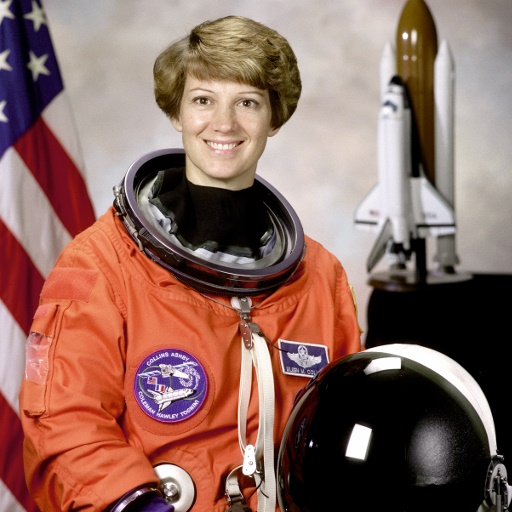
#> input picture Chapter 02. 필터와 특징/image.jpg, 512 x 512 px
$ jupyter execute --allow-errors ' 필터와 특징.ipynb'
#> lines starting #> are read from the running program, lines starting #| are printed output that depends on the picture
## 📸 필터와 특징
### 필터링이란?:
임의의 함수를 적용하여 이미지를 향상 시킴 → 이미지 행렬 X 커널의 합성곱
#### 가우시안 블러
수정해야하는 픽셀은 커널에서 가장 높은 가중치를 가지며, 멀리 있는 픽셀에 대해 가중치가 감소

[cell 1]
from PIL import Image
from PIL import ImageFilter

[cell 2]
img = Image.open("image.jpg")
#> img is the input picture: PIL image 512x512 RGB; mean R, G, B 141.6, 105.8, 96.5
blur_img = img.filter(ImageFilter.GaussianBlur(5))
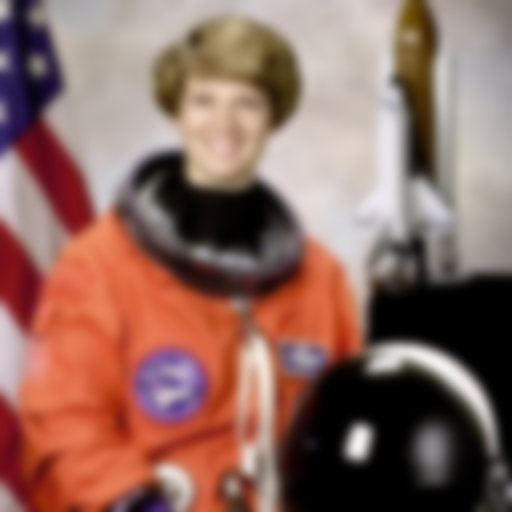
#> blur_img: PIL image 512x512 RGB; mean R, G, B 141.6, 105.8, 96.5
blur_img.show()

[cell 3]
from skimage import io
from skimage import filters

[cell 4]
img = io.imread("image.jpg")
out = filters.gaussian(img, sigma=5)
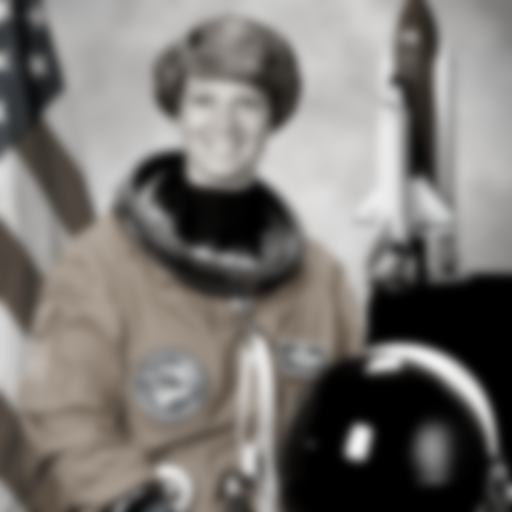
#> out: shape (512, 512, 3) float64; mean R, G, B 0.477, 0.463, 0.449
io.imshow(out)
io.show()

#### 중간값 필터

[cell 5]
img = Image.open("image.jpg")
blur_img = img.filter(ImageFilter.MedianFilter(7))
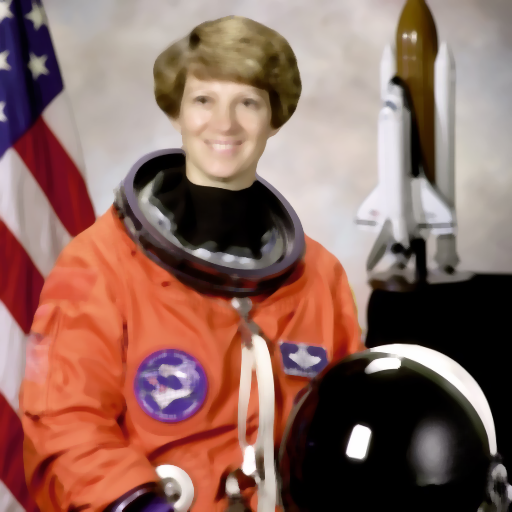
#> blur_img: PIL image 512x512 RGB; mean R, G, B 141.6, 105.5, 96.2
blur_img.show()

[cell 6]
from skimage.morphology import disk
from skimage import color
from skimage import filters

[cell 7]
img = io.imread("image.jpg")
img = color.rgb2gray(img)
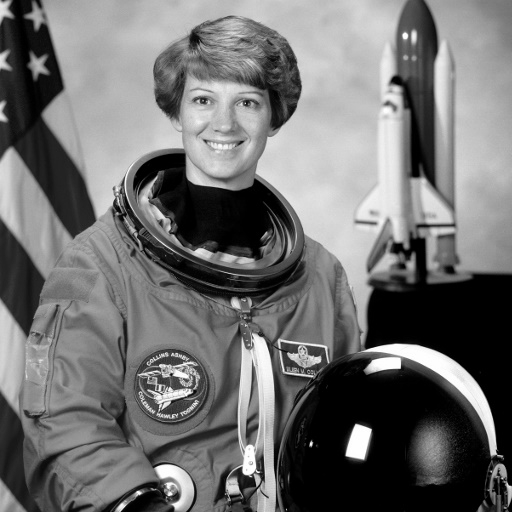
#> img: shape (512, 512) float64; min 0, max 1, mean 0.442
out = filters.median(img,disk(7))
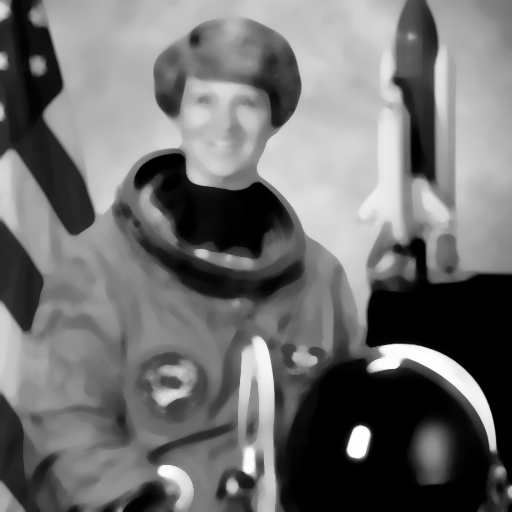
#> out: shape (512, 512) float64; min 0, max 0.996, mean 0.441
io.imshow(out)
io.show()

### 팽창과 침식
Morphology 연산을 토대로 이미지의 전체 구조는 유지하면서 이미지를 처리함
⚠ Unsupported dtype error
####  침식
* 노이즈 제거

[cell 8]
from skimage import morphology
from skimage import io

[cell 9]
img = io.imread("image.png")
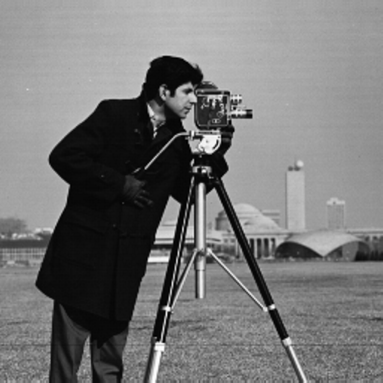
#> input picture Chapter 02. 필터와 특징/image.png, 383 x 383 px
#> img is the input picture: shape (383, 383, 4); mean R, G, B, A 118.3, 118.3, 118.3, 255
eroded_img = morphology.binary_erosion(img)
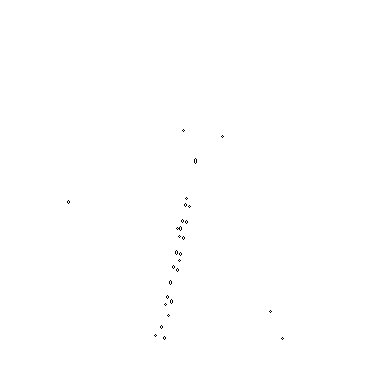
#> eroded_img: shape (383, 383, 4) bool; mean R, G, B, A 0.999, 0.999, 0.999, 1; transparent parts drawn white
io.imshow(eroded_img)
io.show()

#### 팽창
* 틈/구멍을 메우고 싶을 때 사용

[cell 10]
from skimage import morphology
from skimage import io

[cell 11]
img = io.imread("image.jpg")
dilated_img = morphology.binary_dilation(img)
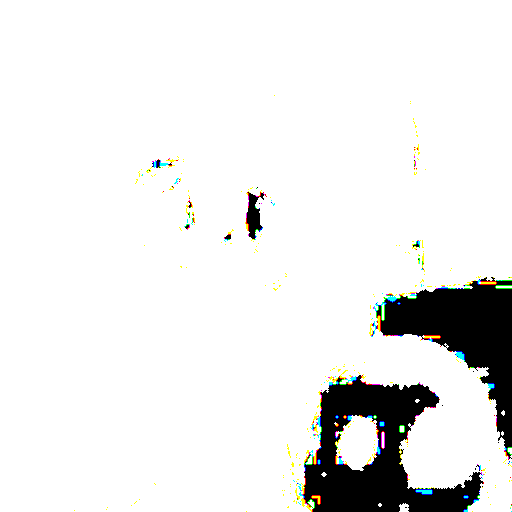
#> dilated_img: shape (512, 512, 3) bool; mean R, G, B 0.914, 0.915, 0.912
io.imshow(dilated_img)
io.show()

### 커스텀 필터

[cell 12]
from PIL import ImageFilter
from PIL import Image

[cell 13]
img = Image.open("image.jpg")
img = img.convert("L")
#> img: PIL image 512x512 L

new_img = img.filter(ImageFilter.Kernel((3,3),[1,0,-1,5,0,-5,1,0,1]))
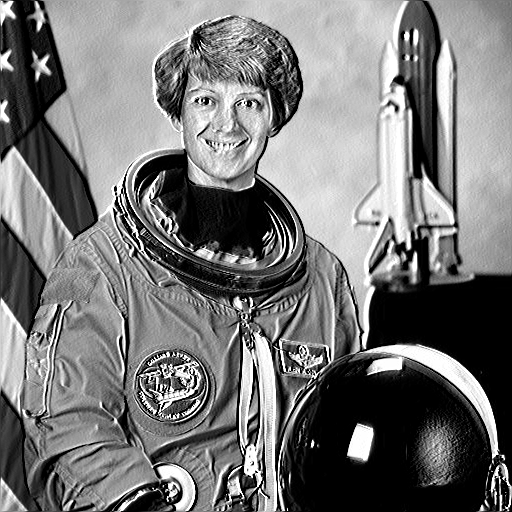
#> new_img: PIL image 512x512 L; min 0, max 255, mean 117.9
new_img.show()

### 이미지 임계 처리
색상 값을 흰색 또는 검은색으로 변경하는 것을 의미

[cell 14]
from skimage.filters import threshold_otsu,threshold_local
from skimage.color import rgb2gray

#> (a cell that did not finish here is left out)

#### 연습문제

#> (a cell that did not finish here is left out)

### 에지 검출
구조와 물체 경계에 대해 알 수 있으며, 픽셀 값의 변화를 찾는 방법.
#### 소벨 에지 검출기
큰 크기의 Gradient value를 갖는 픽셀을 찾는 것(변화가 큰 값) → 에지의 픽셀 값은 이웃 픽셀과 달리 크게 변화하기 때문.

[cell 17]
from skimage import io
from skimage import filters
from skimage import color

[cell 18]
img = io.imread("image.jpg")
img = color.rgb2gray(img)
edge = filters.sobel(img)
io.imshow(edge)
io.show()

#### 캐니 에지 검출기
에지를 찾기 위해 그래디언트 방향 고려
1. 부드럽게 하기: 가우시안 필터를 이용해 노이즈 줄이기
2. 그래디언트 찾기: 그래디언트 크기와 방향 찾기
3. 비최대 억제(nonmaximal supression): 그랜디언트 방향의 지역 최댓값인지 확인
4. 입계값 처리: 높은 인계값과 낮은 임계값 사용(히스테리시스 임계값)

[cell 19]
from skimage import io
from skimage import feature
from skimage import color

[cell 20]
img = io.imread("image.jpg")
img = color.rgb2gray(img)
edge = feature.canny(img,3)
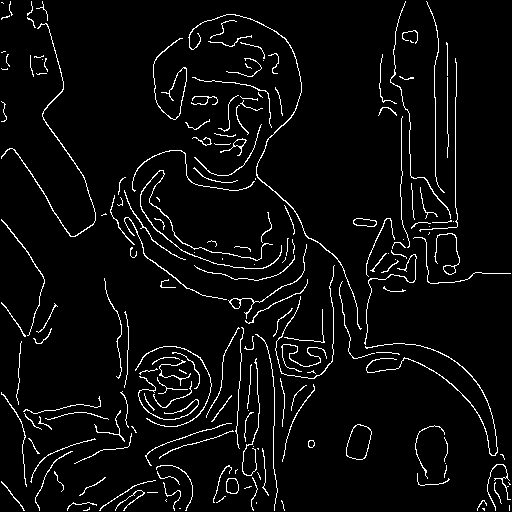
#> edge: shape (512, 512) bool; 4.6% white in thin lines or dots
io.imshow(edge)
io.show()

### Hough 직선

[cell 21]
from skimage.transform import hough_line, probabilistic_hough_line
from skimage.feature import canny
from skimage import io, color

[cell 22]
image = io.imread('image.jpg')
image = color.rgb2gray(image)
edges = canny(image,2,1,25)
#> edges: shape (512, 512) bool; every value is 0
lines = hough_line(image)
probabilistic_lines = probabilistic_hough_line(edges, threshold=10,line_length=5, line_gap=3)
#> probabilistic_lines = []
